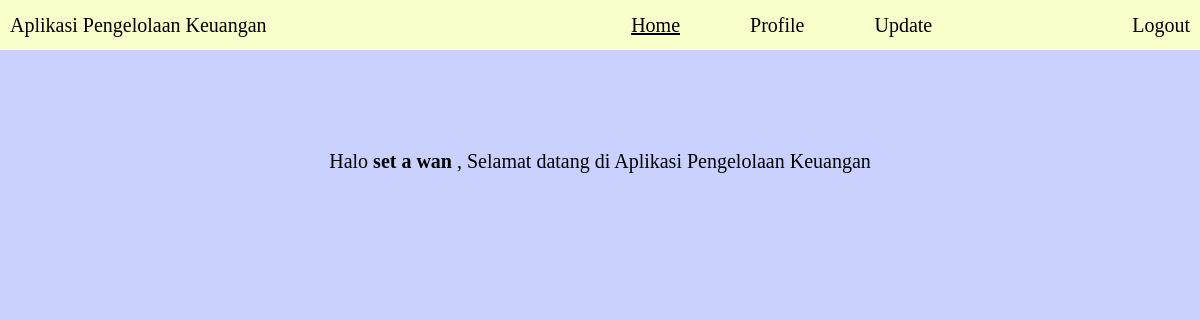
Screenshot of /selfLearning2/home.php (signed in) with the database file from the repository.
### tables this page shows
CREATE TABLE `user` (
  `nama_depan` varchar(30) NOT NULL,
  `nama_tengah` varchar(30) NOT NULL,
  `nama_belakang` varchar(30) NOT NULL,
  `tempat_lahir` varchar(30) NOT NULL,
  `tanggal_lahir` date NOT NULL,
  `nik` varchar(20) NOT NULL,
  `warga_negara` varchar(30) NOT NULL,
  `email` varchar(50) NOT NULL,
  `no_hp` varchar(15) NOT NULL,
  `alamat` text NOT NULL,
  `kode_pos` varchar(20) NOT NULL,
  `foto_profil` varchar(255) NOT NULL,
  `username` varchar(20) NOT NULL,
  `password1` varchar(30) NOT NULL,
  `password2` varchar(30) NOT NULL
);

### selfLearning2/home.php (the view, shortened to what this page needs)
<?php
    include("config.php");
?>
<!DOCTYPE html>
<html lang="en">
<head>
    <link rel="stylesheet" href="home.css?v=<?php echo time(); ?>">
</head>
<body>
    <div class="navbar">
        <div class="judul">
            Aplikasi Pengelolaan Keuangan
        </div>
        <div class="nav-button">
            <div class="center">
                <a href="home.php" class="choosen">Home</a>
                <a href="profile.php">Profile</a>
                <a href="update.php">Update</a>
            </div>
            <a href="logout.php" class="logout">Logout</a>
        </div>
    </div>
    <div class="content">
        Halo
        <strong>
            <?php
                $username = $_SESSION['usernameSession'];
                $password = $_SESSION['passwordSession'];
                $str_query = "select*from user where username='$username' and (password1='$password' or password2='$password')";
                $query = mysqli_query($connection, $str_query);
                while($data = mysqli_fetch_array($query)){
                    echo $data['nama_depan']."  ".$data['nama_tengah']."  ".$data['nama_belakang'];
                }
            ?>
        </strong>
        , Selamat datang di Aplikasi Pengelolaan Keuangan
    </div>
</body>
</html>

### selfLearning2/home.css (style rules this page uses)
* { margin: 0; padding: 0; }
body { background-color: #cad1ff; }
.navbar { background-color: #f9ffca; display: flex; justify-content: space-between; height: 50px; align-items: center; }
.judul { margin-left: 10px; font-size: 20px; }
.nav-button { display: flex; margin-right: 10px; font-size: 20px; }
.center a.choosen { text-decoration: underline; }
.logout { float: right; }
.center { margin-right: 200px; display: flex; gap: 70px; }
.nav-button a { text-decoration: none; color: black; }
.content { text-align: center; margin-top: 100px; font-size: 20px; }

### rows the page displays
user: nama_depan "set", nama_tengah "a", nama_belakang "wan"
